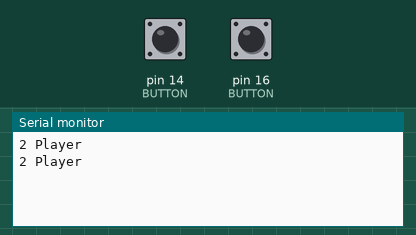
Recording of a sketch running on a simulated Arduino Uno, built with avr-gcc and run on an emulated ATmega328P. On the bench: the last lines printed to the serial monitor. The test bench sets the inputs (shaded band); at power-on: pin 14 (BUTTON) HIGH, pin 16 (BUTTON) HIGH. Random numbers use the default seed unless the sketch sets one.

Above: at 1.2 s.
1.3 s: pin 14 (BUTTON) pulled LOW for 0.15 s
At 6.9 s:
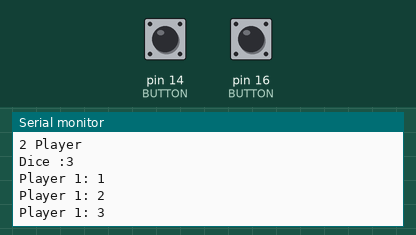
7.0 s: pin 16 (BUTTON) pulled LOW for 0.15 s
At 14.3 s:
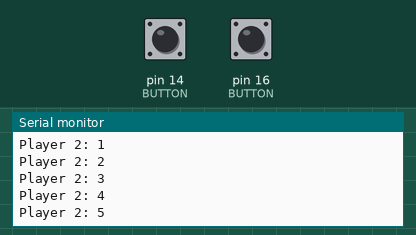
Timing chart, 0 to 14.6 s (numbered marks = the images above; inputs shaded):
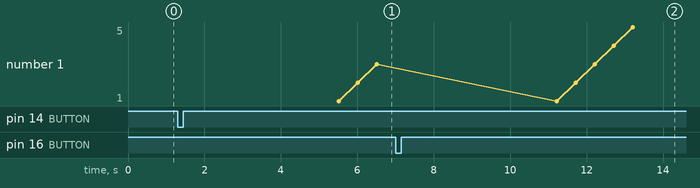

Measured:
- after the input at 1.3 s, the serial monitor: prints a new line after 4.2 s (image 1)
- after the input at 7.0 s, the serial monitor: prints a new line after 4.2 s (image 2)
- plotted number 1: 3 → 5 after the input at 7.0 s

The sketch:

dice.ino
```cpp
#define BUTTON1 16
#define BUTTON2 14
byte BUTTON[][2] = {{BUTTON1, 1}, {BUTTON2, 1}};
byte Player_count = 2;
byte finish = 6;
uint32_t Player[][4] = {
  {0xFFFFFF, 0, 0, 0},
  {0xFFFFFF, 0, 0, 0},
  {0xFFFFFF, 0, 0, 0},
  {0xFFFFFF, 0, 0, 0}
};

uint32_t COLOR [] {
  0xFF0000,
  0xFF1493,
  0x9400D3,
  0x0000FF,
  0x00FFFF,
  0x00FF00,
  0x006400,
  0xFFFF00,
  0xD2691E
};
String Color_str[] {
  "red",
  "pink",
  "violet",
  "blue",
  "cyan",
  "lime",
  "green",
  "Yellow",
  "chocolate"
};
void setup() {
  Serial.begin(9600);
  for (byte i = 0; i < sizeof(BUTTON) / sizeof(BUTTON[0]); i++) {
    pinMode(BUTTON[i][0], INPUT_PULLUP);
  }
  Serial.println(String(Player_count) + " Player");
}


void loop() {
  for (byte i = 0; i < 4; i++) {
    Player[i][0] = 0xFFFFFF;
    Player[i][1] = 0;
    Player[i][2] = 0;
    Player[i][3] = 0;
  }

  //Player_count = PLAYER();
  Serial.println(String(Player_count) + " Player");
  // color_select(Player_count);
  while(true){

  for (int i = 0; i < Player_count; i++) {
    Player[i][1]++;
    if(Player[i][1]>0){
    byte num_dice = dice();
    byte check = Player[i][2]+num_dice;
    for(int j =1 ; j<= num_dice;j++){

    if(Player[i][2]<finish){
      Player[i][2] +=1;
      Serial.println("Player "+String(i+1)+": "+(Player[i][2]));
      delay(500);
    }
    else{
      for(int j =1;j<=(check-finish);j++){
         Player[i][2] -=1;
         Serial.println("Player "+String(i+1)+": "+(Player[i][2]));
         delay(500);
      }
      break;
    }
    }
    Player[i][1]--;
    }
  }
  }

}
byte dice() {
  byte count = 0;
  byte point;
  uint32_t delaytime = millis();
  while (true) {
    if (millis() - delaytime > 500  ) {
      delaytime = millis();
      count ++;
      if (count > 6) {
        count = 1;
      }
    //  Serial.println(count);
    }
    byte state = state_BUTTON();
    if (state != 0) {
      point = random(1,6);
      delaytime = 200;
      for (int i = 0;i<6;i++){
     //   Serial.println(random(1,6));
        delay(delaytime);
        delaytime += 200;
      }
      Serial.println("Dice :"+String(point));
      return point;
    }
}
}
void color_select(byte count) {
  for (byte i = 0; i < count; i++) {
    byte count_2 = 0;
    Serial.println("PLAYER :" + String(i + 1));
    while (true) {
      Serial.println(Color_str[count_2]);
      byte state = state_BUTTON();
      for (int j = 0; j < count; j++) {
        if (COLOR[count_2] == Player[j][0]) {
          count_2++;
        }
      }
      if (state != 0) {
        if (state == 1) {
          count_2++;
        } else {
          Player[i][0] = COLOR[count_2];
          break  ;
        }
        if (count_2 >= sizeof(COLOR) / sizeof(COLOR[0])) {
          count_2 = 0;
        }
      }
    }
  }
}

byte PLAYER () {
  byte count = 2;
  while (true) {
    byte state = state_BUTTON();
    if (state != 0) {
      if (state == 1) {
        count++;
      } else {
        return count ;
      }
      if (count > 4) {
        count = 2;
      }
      Serial.println(String(count));
    }
  }
}

int state_BUTTON () {
  for (byte i = 0; i < sizeof(BUTTON) / sizeof(BUTTON[0]); i++) {
    if (!digitalRead(BUTTON[i][0]) and BUTTON[i][1]) {
      //Serial.println(" i = "+String(i)+" BUTTON = "+String(digitalRead(BUTTON[i][0])));
      BUTTON[i][1] = 0;
      return i + 1;
    } else if (digitalRead(BUTTON[i][0]) and !BUTTON[i][1]) {
      BUTTON[i][1] = 1;
    }
    delay(5);
  } return 0;
}
```
